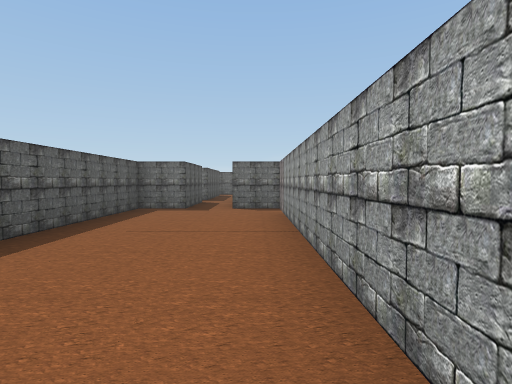
view 1 (above)

13 first-person views from a walk through a Unity game level. The camera is 0.58 m above the floor, tilts 2° down and sees 80° across. The floor is counted in squares, 1 m on a side. Each view is taken from the middle of a square. On the plan, view 1 faces up. The plan holds only what a view shows up to about 9 squares ahead; the rest is blank.

view 2
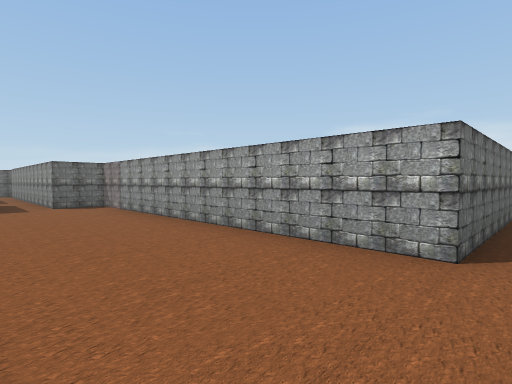

view 3
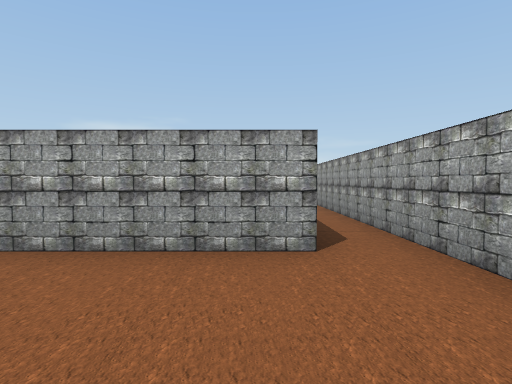

view 4
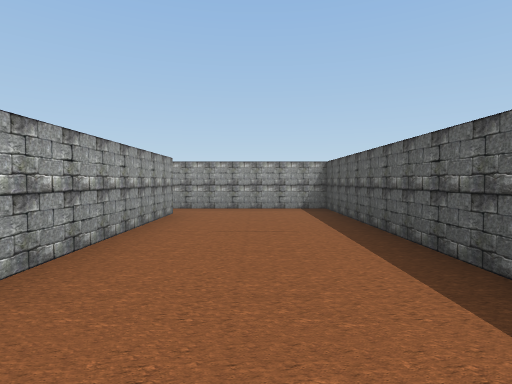

view 5
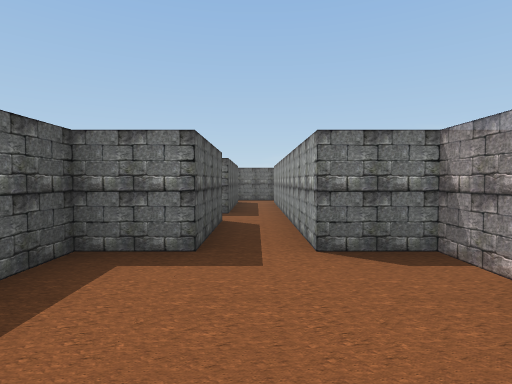

view 6
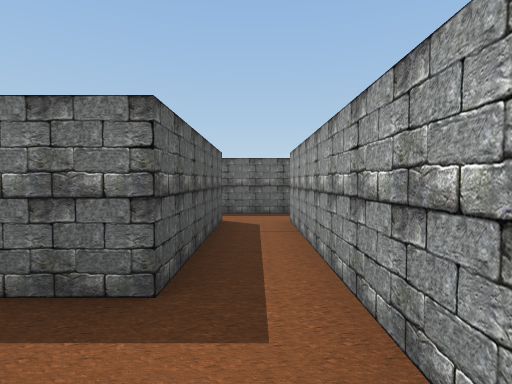

view 7
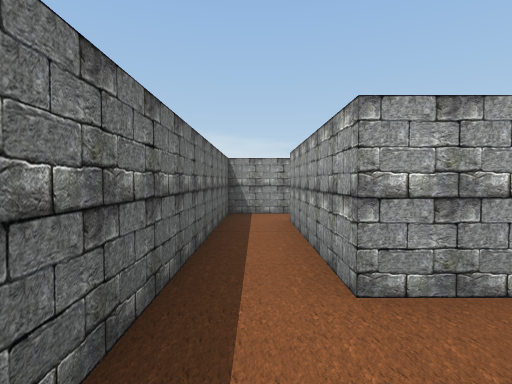

view 8
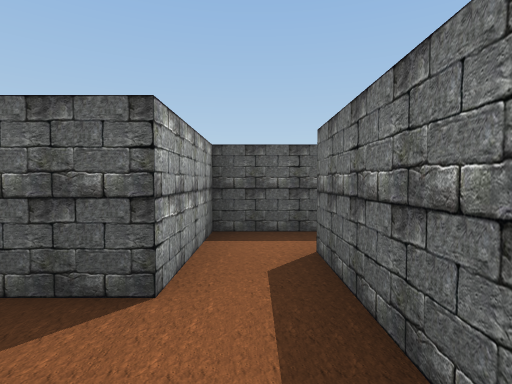

view 9
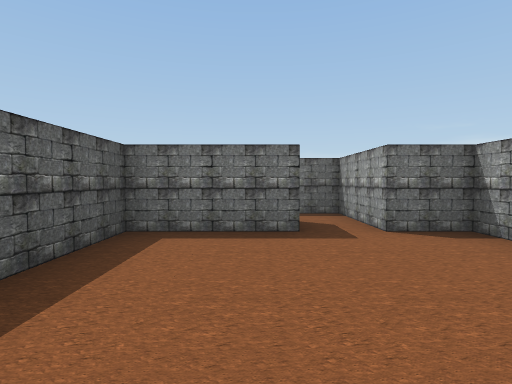

view 10
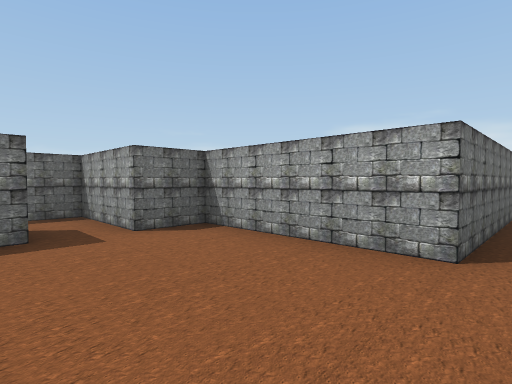

view 11
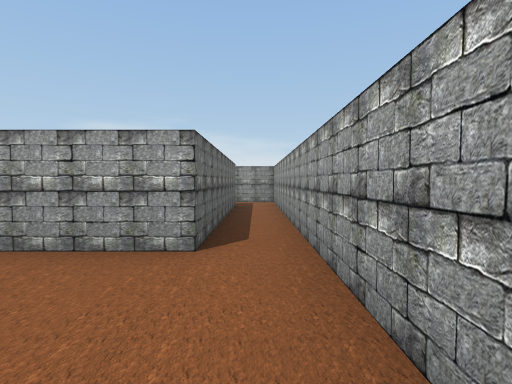

view 12
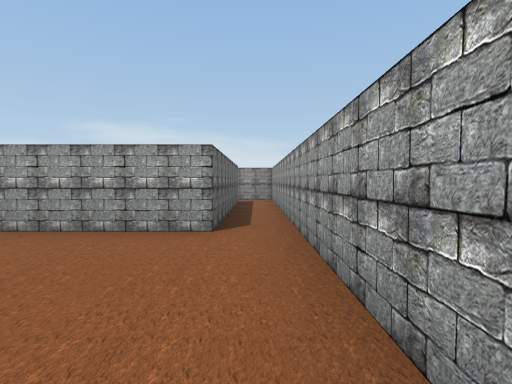

view 13
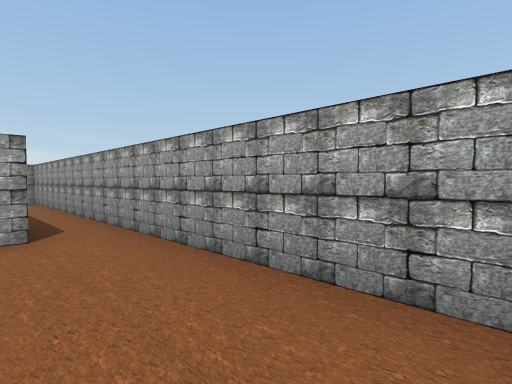

### Floor plan
Points are (right, up) in squares from view 1. A wall is a line through its corners. A room is listed if a view was taken in it or the views show most of it. See-through windows are left out.
Room 1 (views 1, 2, 3, 4, 5, 6)
walls: (3.8, -0.5) (0.5, -0.5) (0.5, 5.5); (1.1, 6.5) (-0.5, 6.5) (-0.5, 8.5); (-1.5, 8.5) (-1.5, 6.5) (-2.5, 6.5) (-2.5, -1.5) (5.5, -1.5)
ways out: opening at (-1, 7.5)
Room 2 (views 7, 8)
walls: (-0.5, 12.5) (2.5, 12.5); (3.5, 12.5) (3.5, 13.5) (-2.5, 13.5); (-3.5, 13.8) (-3.5, 12.5) (-1.5, 12.5)
ways out: opening at (3, 12) to room 3; opening at (-1, 12)
Room 3 (views 9, 10, 11, 12, 13)
walls: (2.6, 11.5) (0.5, 11.5) (0.5, 9.8); (1, 7.5) (10.5, 7.5) (10.5, 8.6); (9.4, 8.5) (4.5, 8.5) (4.5, 11.5) (3.5, 11.5) (3.5, 12.5)
ways out: opening at (3, 12) to room 2

Positions as (right, up) in squares from view 1, and headings:
1: (0, 0), facing up
2: (-2, -1), facing up-right
3: (-2, 0), facing right
4: (-1, 5), facing down
5: (-1, 4), facing up
6: (-1, 8), facing up
7: (-2, 13), facing right
8: (0, 13), facing left
9: (2, 8), facing up
10: (2, 8), facing up-right
11: (2, 8), facing right
12: (1, 8), facing right
13: (1, 9), facing down-right
